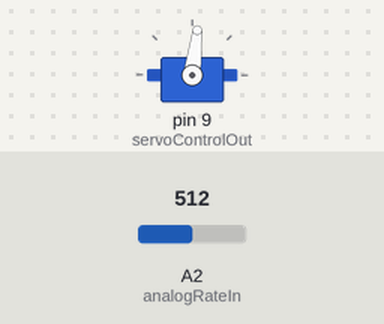
A sketch run on a simulated Arduino Uno, built with avr-gcc and run on an emulated ATmega328P. Parts: servo. The test bench sets the inputs (shaded band); at power-on: A2 (analogRateIn) = 512. What the sketch prints to the serial monitor is not drawn.

Above: at 1.3 s.
1.4 s: A2 (analogRateIn) set to 490
Timing chart, 0 to 4.4 s (numbered marks = the images above; inputs shaded):
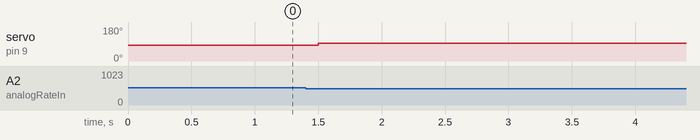

The sketch:

Rat_ConveyerBelt_Servo_500.ino
```cpp
// Rat Mind Flex v3
// Firing Rate = 0-X
// TDT output = 0-4 V, TDT scaling factor = 4V / X
// Arduino analog in = 0-1023

#include <Servo.h>            // Use Servo library, included with IDE
Servo myServo;                // Create Servo object to control the servo

int servoControlOut = 9;      // Digital pin connected to servo
int analogRateIn = 2;         // Analog pin connected to TDT
int currentRate = 0;          // Initialize variable for mapped firing rate
int thresholdRate = 500;      // Initialize variable for FR threshold

void setup() {
  myServo.attach(servoControlOut);    // Initialize servo motor
  Serial.begin(9600);                 // For debugging FR -> Analog Out -> Arduino
}

void loop() {
  currentRate = analogRead(analogRateIn);    // Get current rate
  Serial.println(currentRate);               // Print to console for debugging
  if (currentRate > thresholdRate) {                   //
    myServo.writeMicroseconds(1400);  // Clockwise
    delay(500);
  } else {
    myServo.writeMicroseconds(1500);  // Stop
    delay(100);
  }
}
```

Measured:
- after the input at 1.4 s, servo on pin 9 (servoControlOut): 83° → 93° after 0.10 s
